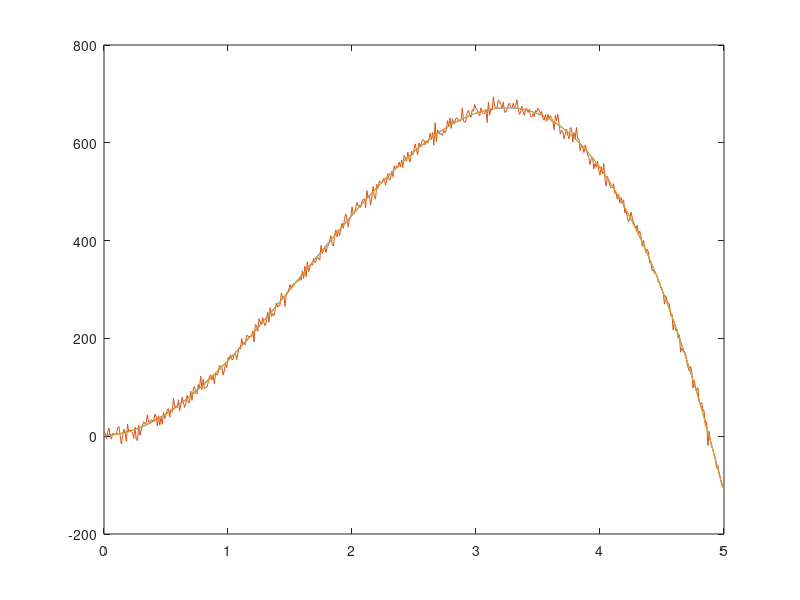

MATLAB code for this plot:
%{
1. Сгенерировать данные, добавив к ним шум
2. Построить систему уравнений(уравнение для каждой точки)
3. Решить задачу МНК и получить коэффициенты полинома
4. Вывести график нашей функции и найденной функции
%}
clc, clear all
N=500;
x1 = 0 ;
x2 = 10;
h = 0.01;
x = [];
y1 = [];
y = [];
k = 0;
b = [2,3.5,188.1,-38.7]';
myF=@(x)(b(1) + b(2)*x + b(3)*x^2 + b(4)*x^3);
for i = 1:N
    x(i) = k;
    y1(i) = myF(k);
    y(i) = myF(k) + randn()*10;
    
    k = k + h;
    
end
plot(x,y1);
hold on
plot(x,y)

%строим матрицу X и столбец Y
X = zeros(N,4);
B = [0,0,0,0];
Y = [];
k = 0;
for i = 1:N
    X(i,1:4) = [1,k,k^2,k^3];
    Y(i) = y(i);
    k = k + h;
end
Y = Y';
%МНК
B = inv(X'*X)*X'*Y;
[Q,R] = qr(X);
QY = (Q'*Y);
QY = QY(1:4);
%B_QR = inv(R(1:4,1:4))*QY;%R\(Q'*Y);
%решаем вручную
m=4;
B_QR = [];
for i = 1:m
   k=(m-i+1);
   temp= QY(k);
   for j = m:-1:k+1 
       temp = temp -  R(k,j)*B_QR(j);
   end
   B_QR(k) = (temp)/R(k,k);
end
%или без цикла
%{
B_QR_HAND(4) = QY(4)/R(4,4);
B_QR_HAND(3) = (QY(3) - R(3,4)*B_QR_HAND(4))/R(3,3);
B_QR_HAND(2) = (QY(2) - R(2,4)*B_QR_HAND(4) - R(2,3)*B_QR_HAND(3))/R(2,2);
B_QR_HAND(1) = (QY(1) - R(1,4)*B_QR_HAND(4) - R(1,3)*B_QR_HAND(3) - R(1,2)*B_QR_HAND(2))/R(1,1);
%}
% решаем с помощью SVD
[U,S,V] = svd(X);
X_SVD = U*S*V';
UY = U'*Y;
B_SVD = V*inv(S(1:4,1:4))*UY(1:4);

k = 0;
myF2=@(x)(B_QR(1) + B_QR(2)*x + B_QR(3)*x^2 + B_QR(4)*x^3);
for i = 1:N
    x2(i) = k;
    y2(i) = myF2(k);
    k = k + h;
    
end
hold on
plot(x2,y2)

